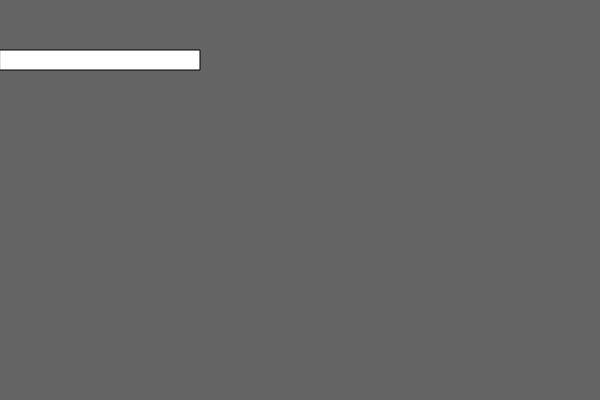
Frame 1 (no input)
Frame 60 (no input): identical to frame 1, image omitted
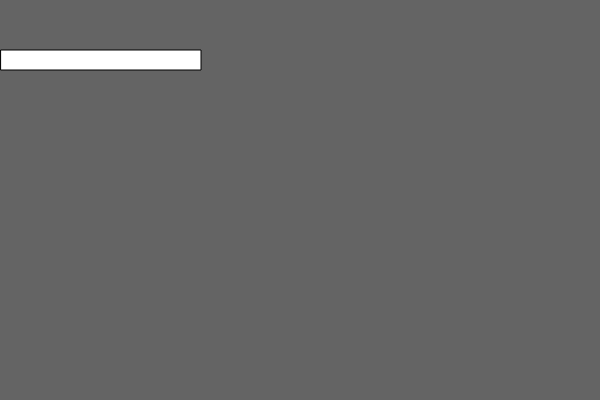
Frame 120 (the mouse pressed at the canvas centre since frame 60)

The p5.js sketch that drew these frames (run headless with seeded random() and noise() and a simulated clock; from frame 60 on, the mouse is pressed at the canvas centre):

// p5.js sketch
// ── sketch.js
let counter = 0;

function setup() {
	createCanvas(600, 400);
	r = createElement('h1', "Generate Random Numbers by pressing the Mouse!")
}

function draw() {
	background(100);
	rect(counter, 50, 200, 20);
}

function mousePressed() {
	counter = counter + 1;
	createP("Random number: " + random(0,10) );
	r.html("Oh my god, there they are!!!")
}

// createCanvas()
// createP()
// createDiv()
// createButton()
// createImage(width, height)

// something.position([x], [y])

// something.html([html], [append])
